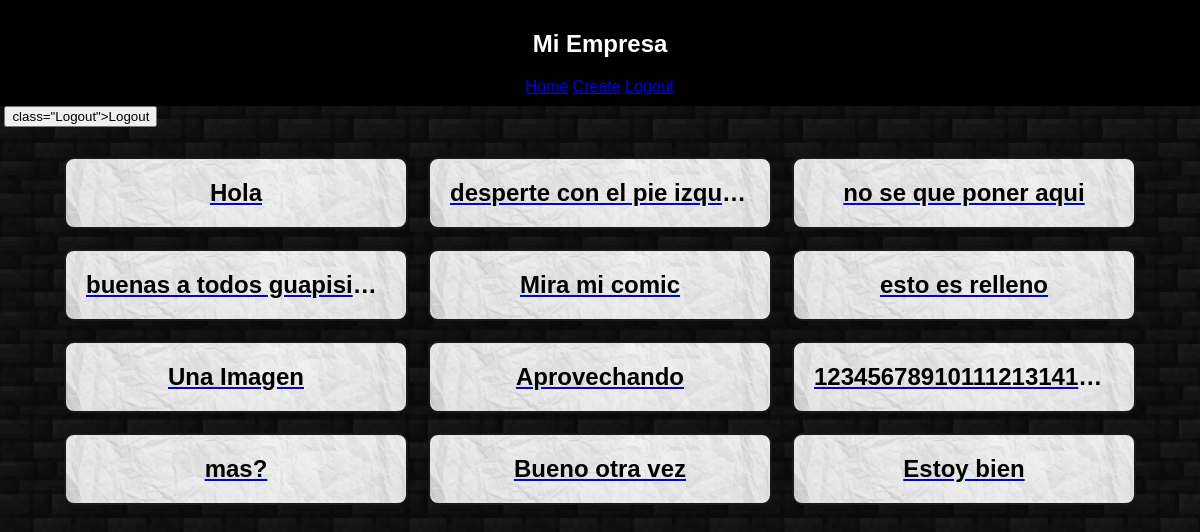
Page /list on the committed database.
### projects/models.py (models this page shows, shortened)
class Post(models.Model):
    title=models.CharField(max_length=30)
    description=models.TextField()
    image=models.ImageField(upload_to="media",blank=True)

### projects/views.py (the view)
# urls.py: path("list",ListProjects.as_view(),name="home"),
class ListProjects(ListView):
    model=Post
    template_name="home.html"

### templates/home.html
{% extends "navbar.html" %}
{% load static %}
{% block content %}
<link rel="stylesheet" href="{% static 'css/home.css' %}">
    <div class="portfolio-container">
        {% for elemento in post_list %}
            <div class="portfolio-item">
                <a href="{% url 'detail' elemento.pk %}">
                    <h1>{{ elemento.title }}</h1>
                </a>
            </div>
        {% empty %}
            <p class="empty-message">No has agregado elementos</p>
        {% endfor %}
    </div>
{% endblock %}

### static/css/home.css (style rules this page uses)
body { font-family: Arial, sans-serif; background-image: url('/static/css/f1.png'); background-size: cover; background-position: center; background-repeat: no-repeat; margin: 0; padding: 0; }
.portfolio-container { display: flex; flex-wrap: wrap; justify-content: center; padding: 20px; }
.portfolio-item { background-image: url('/static/css/f2.jpg'); background-size: cover; background-position: center; background-repeat: no-repeat; border: 2px solid #181818; border-radius: 10px; padding: 20px; margin: 10px; width: 300px; text-align: center; transition: transform 0.3s ease, box-shadow 0.3s ease; box-shadow: 0 4px 8px rgba(0, 0, 0, 0.2); overflow: hidden; white-space: nowrap; text-overflow: ellipsis; }
.portfolio-item h1 { color: #000000; font-size: 24px; margin: 0; overflow: hidden; white-space: nowrap; text-overflow: ellipsis; }

### templates/navbar.html (style rules this page uses)
body { font-family: sans-serif; background-color: #f0f0f0; margin: 0; }

### rows in the picture
Post: title "Hola"
Post: title "desperte con el pie izqu…"
Post: title "no se que poner aqui"
Post: title "buenas a todos guapisi…"
Post: title "Mira mi comic"
Post: title "esto es relleno"
Post: title "Una Imagen"
Post: title "Aprovechando"
Post: title "12345678910111213141…"
Post: title "mas?"
Post: title "Bueno otra vez"
Post: title "Estoy bien"
